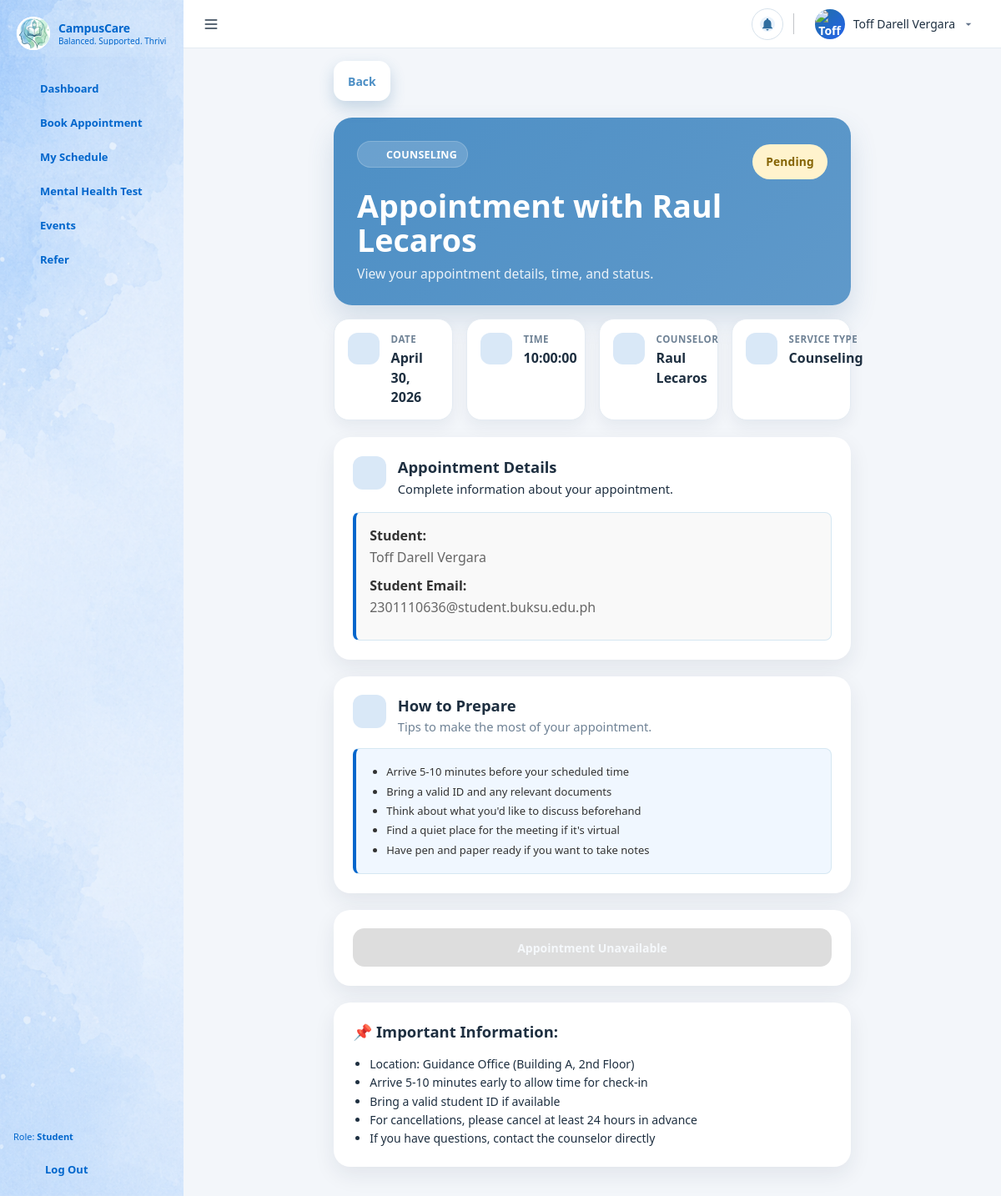
The app's page /php-frontend/pages/appointments/appointment_detail.php?id=14 (signed in) with its own data.
### tables this page shows
CREATE TABLE `appointments` (
  `id` int(10) UNSIGNED NOT NULL,
  `student_user_id` int(10) UNSIGNED NOT NULL,
  `counselor_user_id` int(10) UNSIGNED DEFAULT NULL,
  `service_id` smallint(5) UNSIGNED NOT NULL,
  `appointment_date` date NOT NULL,
  `appointment_time` time NOT NULL,
  `status_id` tinyint(3) UNSIGNED NOT NULL,
  `approved_by_user_id` int(11) DEFAULT NULL,
  `approved_at` datetime DEFAULT NULL,
  `notes` text DEFAULT NULL,
  `created_at` datetime NOT NULL DEFAULT current_timestamp(),
  `updated_at` datetime NOT NULL DEFAULT current_timestamp() ON UPDATE current_timestamp()
);

CREATE TABLE `users` (
  `id` int(10) UNSIGNED NOT NULL,
  `full_name` varchar(120) NOT NULL,
  `student_id` varchar(100) DEFAULT NULL COMMENT 'Institution-assigned ID (unique)',
  `student_number` varchar(50) DEFAULT NULL COMMENT 'Legacy field, deprecated in favor of student_id',
  `email` varchar(150) NOT NULL,
  `avatar_path` varchar(255) DEFAULT NULL,
  `college` varchar(150) DEFAULT NULL,
  `program` varchar(150) DEFAULT NULL,
  `password_hash` varchar(255) NOT NULL,
  `role_id` tinyint(3) UNSIGNED NOT NULL,
  `account_status_id` tinyint(3) UNSIGNED NOT NULL,
  `last_login_at` timestamp NULL,
  `last_login_ip` varchar(45) DEFAULT NULL,
  `login_attempt_count` int DEFAULT 0,
  `locked_until` timestamp NULL,
  `created_at` datetime NOT NULL DEFAULT current_timestamp(),
  `updated_at` datetime NOT NULL DEFAULT current_timestamp() ON UPDATE current_timestamp()
);

### php-frontend/includes/auth.php (called while the page is built, shortened)
<?php
function normalizeRole($role) {
    return $role;
}
?>

### php-frontend/pages/appointments/appointment_detail.php (the view, shortened to what this page needs)
<?php
require_once __DIR__ . "/../../includes/auth.php";
require_once __DIR__ . "/../../includes/db.php";
$userId = intval($_SESSION["user_id"] ?? 0);
$appointmentId = isset($_GET["id"]) ? intval($_GET["id"]) : 0;
$appointmentColumns = [];
$appointmentColsRes = $conn->query("SHOW COLUMNS FROM appointments");
if ($appointmentColsRes) {
    while ($col = $appointmentColsRes->fetch_assoc()) {
        $appointmentColumns[$col["Field"]] = true;
    }
}
$studentFkColumn = isset($appointmentColumns["student_user_id"]) ? "student_user_id"
    : (isset($appointmentColumns["user_id"]) ? "user_id" : null);
$counselorFkColumn = isset($appointmentColumns["counselor_user_id"]) ? "counselor_user_id" : null;
$hasLegacyCounselorName = isset($appointmentColumns["counselor"]);
$studentJoinCondition = $studentFkColumn !== null ? "a.`{$studentFkColumn}` = u.id" : "1 = 0";
$studentIdSelect = $studentFkColumn !== null
    ? "a.`{$studentFkColumn}` AS appointment_student_id"
    : "NULL AS appointment_student_id";
$counselorNameSelect = $counselorFkColumn !== null
    ? "c.full_name AS counselor_name_db"
    : ($hasLegacyCounselorName ? "a.counselor AS counselor_name_db" : "NULL AS counselor_name_db");
$counselorJoinSql = $counselorFkColumn !== null
    ? "LEFT JOIN users c ON a.`{$counselorFkColumn}` = c.id"
    : "";
$appointmentQuery = "
    SELECT a.*, {$studentIdSelect}, {$counselorNameSelect}, u.full_name AS student_name, u.email AS student_email, u.id AS student_id
    FROM appointments a
    LEFT JOIN users u ON {$studentJoinCondition}
    {$counselorJoinSql}
    WHERE a.id = ?
";
$appointmentStmt = $conn->prepare($appointmentQuery);
$appointmentStmt->bind_param("i", $appointmentId);
$appointmentStmt->execute();
$appointment = $appointmentStmt->get_result()->fetch_assoc();
$appointmentStudentId = intval($appointment["appointment_student_id"] ?? ($appointment["user_id"] ?? ($appointment["student_user_id"] ?? 0)));
$appointmentCounselorName = trim((string) ($appointment["counselor_name_db"] ?? ($appointment["counselor"] ?? "")));
$appointmentDate = new DateTime($appointment["appointment_date"]);
$dateStr = $appointmentDate->format("F j, Y");
$timeStr = $appointment["appointment_time"] ?? "Not specified";
$service = htmlspecialchars($appointment["service"] ?? "Counseling");
$counselor = htmlspecialchars($appointmentCounselorName !== "" ? $appointmentCounselorName : "Not assigned");
$status = htmlspecialchars($appointment["status"] ?? "Pending");
$currentTime = time();
$appointmentDateTime = strtotime($appointment["appointment_date"] . " " . $appointment["appointment_time"]);
$hasAppointmentPassed = $currentTime > $appointmentDateTime;
function getStatusBadgeClass($status) {
    $classes = [
        "Pending" => "status-pending",
        "Approved" => "status-approved",
        "Cancelled" => "status-cancelled",
        "Rejected" => "status-cancelled",
        "Completed" => "status-completed",
    ];
    return $classes[$status] ?? "status-pending";
}
require_once __DIR__ . "/../../includes/header.php";
require_once __DIR__ . "/../../includes/sidebar.php";
?>
<main class="main">
    <div class="topbar">
        <button class="menu-toggle" type="button" aria-label="Sidebar">
            <span class="menu-lines"></span>
        </button>
        <?php require_once __DIR__ . "/../../includes/topbar_user_dropdown.php"; ?>
    </div>
    <div class="content appointment-detail-root">
        <div class="event-detail-page">
            <?php
                $defaultBack = ($role === 'Counselor' || $role === 'Administrator')
                    ? '/campuscare-api/php-frontend/pages/appointments/schedule.php'
                    : '/campuscare-api/php-frontend/pages/appointments/book_appointment.php';
                $backUrl = $defaultBack;
                if (!empty($_GET['return_to'])) {
                    $backUrl = $_GET['return_to'];
                } elseif (!empty($_SERVER['HTTP_REFERER']) && strpos($_SERVER['HTTP_REFERER'], '/campuscare-api/') !== false) {
                    $backUrl = $_SERVER['HTTP_REFERER'];
                }
            ?>
            <a href="<?php echo htmlspecialchars($backUrl); ?>" class="btn btn-outline event-back-link">
                Back
            </a>
            <header class="event-detail-header">
                <div class="event-detail-header-main">
                    <div class="event-detail-kicker">
                        <span class="event-detail-kicker-icon"><?php echo sidebarIconSvg("calendar"); ?></span>
                        <span><?php echo $service; ?></span>
                    </div>
                    <h1 class="event-detail-title">Appointment with <?php echo $counselor; ?></h1>
                    <p class="event-detail-subtitle">View your appointment details, time, and status.</p>
                </div>
                <div class="event-detail-status">
                    <span class="status-badge <?php echo getStatusBadgeClass($status); ?>">
                        <?php echo $status; ?>
                    </span>
                </div>
            </header>
            <section class="event-detail-meta-grid">
                <div class="event-meta-card">
                    <span class="event-meta-icon"><?php echo sidebarIconSvg("calendar"); ?></span>
                    <div>
                        <span class="event-meta-label">Date</span>
                        <span class="event-meta-value"><?php echo htmlspecialchars($dateStr); ?></span>
                    </div>
                </div>
                <div class="event-meta-card">
                    <span class="event-meta-icon"><?php echo sidebarIconSvg("clock"); ?></span>
                    <div>
                        <span class="event-meta-label">Time</span>
                        <span class="event-meta-value"><?php echo htmlspecialchars($timeStr); ?></span>
                    </div>
                </div>
                <div class="event-meta-card">
                    <span class="event-meta-icon"><?php echo sidebarIconSvg("user"); ?></span>
                    <div>
                        <span class="event-meta-label">Counselor</span>
                        <span class="event-meta-value"><?php echo $counselor; ?></span>
                    </div>
                </div>
                <div class="event-meta-card">
                    <span class="event-meta-icon"><?php echo sidebarIconSvg("briefcase"); ?></span>
                    <div>
                        <span class="event-meta-label">Service Type</span>
                        <span class="event-meta-value"><?php echo $service; ?></span>
                    </div>
                </div>
            </section>
            <section class="event-detail-description">
                <div class="section-heading">
                    <span class="section-heading-icon"><?php echo sidebarIconSvg("message"); ?></span>
                    <div>
                        <h2>Appointment Details</h2>
                        <p class="section-heading-subtext">Complete information about your appointment.</p>
                    </div>
                </div>
                <div class="appointment-info-card">
                    <div class="appointment-info-row">
                        <strong class="appointment-info-label">Student:</strong>
                        <span class="appointment-info-value"><?php echo htmlspecialchars($appointment["student_name"]); ?></span>
                    </div>
                    <div class="appointment-info-row">
                        <strong class="appointment-info-label">Student Email:</strong>
                        <span class="appointment-info-value"><?php echo htmlspecialchars($appointment["student_email"]); ?></span>
                    </div>
                </div>
            </section>
            <?php if ($role === "Student" && $userId === $appointmentStudentId): ?>
            <section class="appointment-section">
                <div class="section-heading">
                    <span class="section-heading-icon"><?php echo sidebarIconSvg("clipboard"); ?></span>
                    <div>
                        <h2>How to Prepare</h2>
                        <p class="section-heading-subtext">Tips to make the most of your appointment.</p>
                    </div>
                </div>
                <div class="appointment-prep-card">
                    <ul class="appointment-prep-list">
                        <li>Arrive 5-10 minutes before your scheduled time</li>
                        <li>Bring a valid ID and any relevant documents</li>
                        <li>Think about what you'd like to discuss beforehand</li>
                        <li>Find a quiet place for the meeting if it's virtual</li>
                        <li>Have pen and paper ready if you want to take notes</li>
                    </ul>
                </div>
            </section>
            <?php endif; ?>
            <section class="event-detail-actions appointment-section">
                <?php if ($role === "Student" && $userId === $appointmentStudentId): ?>
                    <?php if (!$hasAppointmentPassed && $status !== "Cancelled"): ?>
                        <form method="POST" class="appointment-inline-form">
                            <input type="hidden" name="action" value="cancel">
                            <button type="submit" class="btn btn-outline btn-large" onclick="return confirm('Are you sure you want to cancel this appointment?');">
                                <?php echo sidebarIconSvg("x"); ?>
                                Cancel Appointment
                            </button>
                        </form>
                        <a href="/campuscare-api/php-frontend/pages/appointments/book_appointment.php" class="btn btn-primary btn-large">
                            <?php echo sidebarIconSvg("calendar"); ?>
                            Reschedule Appointment
                        </a>
                    <?php elseif ($status === "Cancelled" || $hasAppointmentPassed): ?>
                        <button class="btn btn-disabled btn-large" disabled>
                            Appointment Unavailable
                        </button>
                    <?php endif; ?>
                <?php endif; ?>
            </section>
            <section class="appointment-important-card appointment-section">
                <h3 class="appointment-important-title">📌 Important Information:</h3>
                <ul class="appointment-important-list">
                    <?php if ($role === "Student"): ?>
                        <li>Location: Guidance Office (Building A, 2nd Floor)</li>
                        <li>Arrive 5-10 minutes early to allow time for check-in</li>
                        <li>Bring a valid student ID if available</li>
                        <li>For cancellations, please cancel at least 24 hours in advance</li>
                        <li>If you have questions, contact the counselor directly</li>
                    <?php endif; ?>
                </ul>
            </section>
        </div>
    </div>
</main>

### php-frontend/css/event_detail.css (style rules this page uses)
.event-detail-page { max-width: 1200px; margin: 0 auto; padding: 0em 5rem; }
.event-back-link { display: inline-flex; align-items: center; gap: 0.55rem; margin-bottom: 1.25rem; padding-inline: 1rem; padding-block: 0.8rem; }
.event-detail-header { background: linear-gradient(135deg, var(--primary) 0%, #5f99ca 100%); color: white; padding: 1.75rem 1.75rem 1.6rem; border-radius: 22px; margin-bottom: 1rem; box-shadow: 0 16px 32px rgba(61, 108, 150, 0.18); display: flex; justify-content: space-between; align-items: flex-start; gap: 1.25rem; }
.event-detail-header-main { max-width: 760px; }
.event-detail-kicker { display: inline-flex; align-items: center; gap: 0.5rem; background: rgba(255, 255, 255, 0.16); border: 1px solid rgba(255, 255, 255, 0.18); border-radius: 999px; padding: 0.4rem 0.75rem; font-size: 0.78rem; font-weight: 700; letter-spacing: 0.3px; text-transform: uppercase; }
.event-detail-kicker-icon, .event-detail-status .status-badge svg { display: inline-flex; width: 14px; height: 14px; flex-shrink: 0; }
.event-detail-title { font-size: 2.35rem; line-height: 1.1; font-weight: 800; margin: 0.8rem 0 0.55rem; color: white; }
.event-detail-subtitle { margin: 0; max-width: 680px; color: rgba(255, 255, 255, 0.88); font-size: 0.98rem; line-height: 1.5; }
.event-detail-meta-grid { display: grid; grid-template-columns: repeat(4, minmax(0, 1fr)); gap: 1rem; margin-bottom: 1.25rem; }
.event-meta-card { background: var(--card-bg); border: 1px solid var(--border); border-radius: 18px; padding: 1rem 1rem 0.95rem; display: flex; align-items: flex-start; gap: 0.85rem; box-shadow: 0 8px 18px rgba(20, 40, 60, 0.06); }
.event-meta-icon { width: 38px; height: 38px; border-radius: 12px; background: var(--primary-soft); color: var(--primary); display: flex; align-items: center; justify-content: center; flex-shrink: 0; }
.event-meta-label { display: block; font-size: 0.72rem; font-weight: 700; letter-spacing: 0.5px; text-transform: uppercase; color: var(--text-muted); margin-bottom: 0.25rem; }
.event-meta-value { display: block; color: var(--text-main); font-weight: 600; line-height: 1.45; }
.event-detail-status { margin-top: 0.25rem; flex-shrink: 0; }
.status-badge { display: inline-flex; align-items: center; gap: 0.45rem; padding: 0.7rem 1rem; border-radius: 9999px; font-size: 0.86rem; font-weight: 700; letter-spacing: 0.2px; white-space: nowrap; }
.event-detail-description { background: white; padding: 1.4rem 1.45rem; border-radius: 20px; box-shadow: 0 10px 26px rgba(20, 40, 60, 0.08); margin-bottom: 1rem; }
.event-detail-description h2 { font-size: 1.15rem; font-weight: 600; margin-bottom: 0; color: var(--text-main); }
.section-heading { display: flex; align-items: flex-start; gap: 0.85rem; margin-bottom: 1rem; }
.section-heading-icon { width: 40px; height: 40px; border-radius: 12px; background: var(--primary-soft); color: var(--primary); display: inline-flex; align-items: center; justify-content: center; flex-shrink: 0; }
.section-heading-subtext { margin: 0.2rem 0 0; color: var(--text-muted); font-size: 0.92rem; }
.event-detail-description p { color: var(--text-main); line-height: 1.6; }
.event-detail-actions { margin: 1.25rem 0px; display: grid; grid-template-columns: repeat(auto-fit, minmax(220px, 1fr)); gap: 0.85rem; }
.event-detail-actions button { width: 100%; padding: 0.85rem 1rem; border-radius: 14px; font-weight: 600; transition: all 0.2s; cursor: pointer; font-size: 0.875rem; display: inline-flex; align-items: center; justify-content: center; gap: 0.55rem; }

### records on screen
appointments: users.full_name "Raul Lecaros", appointment_date "April 30, 2026", appointment_time "10:00:00", users.full_name "Toff Darell Vergara", users.email "2301110636@student.buksu.edu.ph"

### other values on screen
$title "Dashboard"
$title "Book Appointment"
$title "My Schedule"
$title "Mental Health Test"
$title "Events"
$title "Refer"
$role "Student"
$topbarFullName !== "" ? $topbarFullName : "User" "Toff Darell Vergara"
$service "COUNSELING"
$status "Pending"
$service "Counseling"
